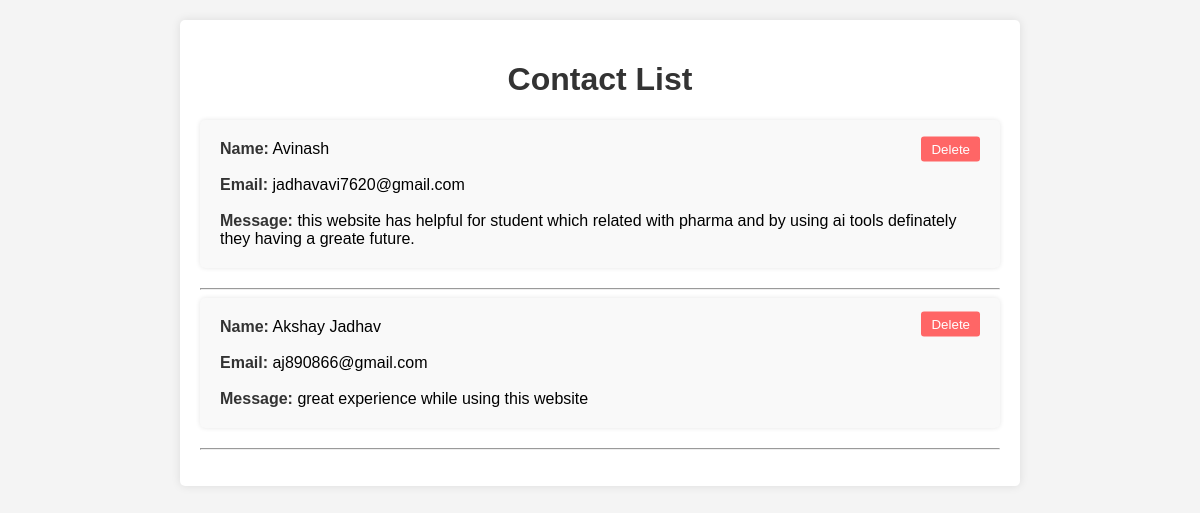
Screenshot of /contacts with the database file from the repository.
### app.py (models this page shows)
class Contact(db.Model):
    id = db.Column(db.Integer, primary_key=True)
    name = db.Column(db.String(100), nullable=False)
    email = db.Column(db.String(100), nullable=False)
    message = db.Column(db.Text, nullable=False)

### app.py (the view)
@app.route('/contacts')
def contacts():
    contacts = Contact.query.all()
    return render_template('contacts.html', contacts=contacts)

### templates/contacts.html (shortened to what this page needs)
<!DOCTYPE html>
<html lang="en">
<head>
</head>
<body>
    <div class="container">
        <h1>Contact List</h1>
        <ul>
            {% for contact in contacts %}
            <li>
                <strong>Name:</strong> {{ contact.name }} <br>
                <br>
                <strong>Email:</strong> {{ contact.email }} <br>
                <br>
                <strong>Message:</strong> {{ contact.message }}
                <form class="delete-form" action="{{ url_for('delete_contact', contact_id=contact.id) }}" method="POST">
                    <button type="submit" class="delete-btn">Delete</button>
                </form>
            </li>
            <hr>
            {% endfor %}
        </ul>
    </div>
</body>
</html>

### templates/contacts.html (style rules this page uses)
body { font-family: Arial, sans-serif; margin: 0; padding: 0; background-color: #f4f4f4; }
.container { max-width: 800px; margin: 20px auto; padding: 20px; background-color: #fff; border-radius: 5px; box-shadow: 0 0 10px rgba(0, 0, 0, 0.1); }
h1 { text-align: center; color: #333; }
ul { list-style-type: none; padding: 0; }
li { margin-bottom: 20px; padding: 20px; background-color: #f9f9f9; border-radius: 5px; box-shadow: 0 0 5px rgba(0, 0, 0, 0.1); position: relative; }
strong { color: #333; }
.delete-form { position: absolute; top: 20%; right: 20px; transform: translateY(-50%); }
.delete-btn { background-color: #ff6666; color: white; border: none; padding: 5px 10px; border-radius: 3px; cursor: pointer; }

### rows the page displays
Contact: name "Avinash", email "jadhavavi7620@gmail.com", message "this website has helpful for student which related with pharma and by using ai tools definately they having a greate future."
Contact: name "Akshay Jadhav", email "aj890866@gmail.com", message "great experience while using this website"
